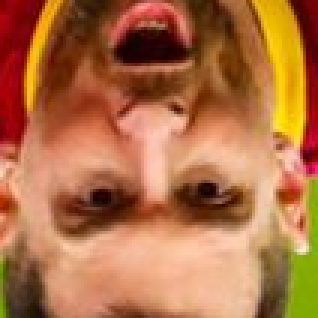
#> input picture test_images/messi2.jpg, 106 x 106 px (shown 3 times larger)
$ jupyter execute --allow-errors DataCleaning.ipynb   (shell and % lines are left out)
#> lines starting #> are read from the running program, lines starting #| are printed output that depends on the picture
[cell 1]
import numpy as np
import cv2
import matplotlib
from matplotlib import pyplot as plt

[cell 2]
import os

[cell 3]
os.listdir()

[cell 4]
'''
    read image from child folder of current
    directory
'''
img = cv2.imread('./test_images/messi2.jpg')
#> img is the input picture: shape (106, 106, 3); mean B, G, R 69.6, 112.2, 176.2
img.shape, img.ndim
#> Out = ((106, 106, 3), 3)

[cell 5]
plt.imshow(img)

[cell 6]
'''
    convert image to greyscale
'''
gray = cv2.cvtColor(img, cv2.COLOR_BGR2GRAY)
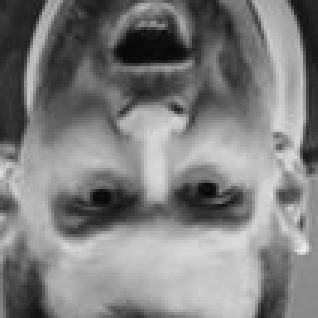
#> gray: shape (106, 106) (shown 3 times larger); min 7, max 238, mean 126.5
# gray scale image is 2d array
gray.shape, gray.ndim
#> Out = ((106, 106), 2)
# now the third dimension of channels have been removed

[cell 7]
# plotting gray scale image
plt.imshow(gray, cmap='gray')

[cell 8]
'''
    Now we are detecting face and eyes through pretrained model
    in opencv called harrcascade

    return type ->
    face cascade return 2d array where each array
    contains 4 elements
    x_axis, y_axis, width, height
'''

face_cascade = cv2.CascadeClassifier('./opencv_harr/haarcascades/haarcascade_frontalface_default.xml')
eye_cascade = cv2.CascadeClassifier('./opencv_harr/haarcascades/haarcascade_eye.xml')
face = face_cascade.detectMultiScale(gray, 1.3, 5)
#> face = ()
face

#> (a cell that did not finish here is left out)

[cell 10]
'''
    highlight face using cv2.rectangle
    @param1  image
    @param2 (x, y) -> start of image
    @param3 (w, h)
    @param4 (r, g, b) -> color code
    @param5 ->thickness of rectangle
'''
cv2.destroyAllWindows()
#> (the rest of this cell did not finish here and is left out)

[cell 11]
'''
    plot rectangle along face and eyes at once
'''
cv2.destroyAllWindows()
for (x, y, w, h) in face:
    face_img = cv2.rectangle(img,(x,y),(x+w,y+h),(255,0,0),2)
#     [rows,  cols] ->rowwise height and cols width
    face_region_gray = gray[y : y+h, x : x+w]
    face_region_color = face_img[y : y+h, x : x+w]
#     it will return eyes position
    eyes = eye_cascade.detectMultiScale(face_region_gray)

    for (e_X, e_Y, e_W, e_H) in eyes:
        cv2.rectangle(face_region_color, (e_X, e_Y), (e_X+e_W, e_Y+e_H),(0,0,255),2)
#> this loop made 0 passes

plt.figure()
#> (the rest of this cell did not finish here and is left out)

[cell 12]
'''
    show image inside red rectangle
'''
cv2.destroyAllWindows()
#> (the rest of this cell did not finish here and is left out)

[cell 13]
'''
    function to get cropped image back
'''
def getCroppedImage(imagePath):
    image = cv2.imread(imagePath)
    if image is not None:
        gray = cv2.cvtColor(image, cv2.COLOR_BGR2GRAY)
        faces_arr = face_cascade.detectMultiScale(gray, 1.3, 5)

        for (x, y, w, h) in faces_arr:
            face_gray = gray[y : y+h, x: x+w]
            face_color = image[y : y+h, x: x+w]
            eyes_arr = eye_cascade.detectMultiScale(face_gray)
    #         if more than 2 eyes are there than only return
            if(len(eyes_arr) >= 2):
                return face_color

[cell 14]
original_img = cv2.imread('./Dataset/modiji/modiji1.jpg')
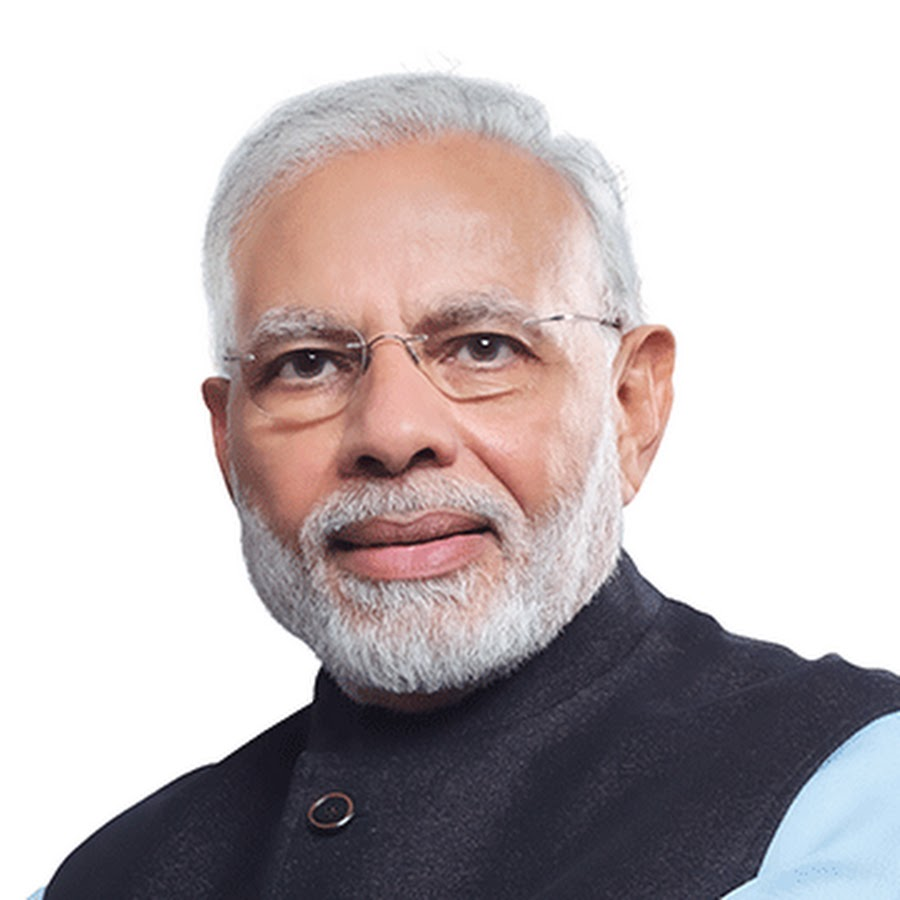
#> input picture Dataset/modiji/modiji1.jpg, 900 x 900 px
#> original_img is the input picture: shape (900, 900, 3); mean B, G, R 187.1, 185.8, 194.3
plt.imshow(original_img)

[cell 15]
croppedImage = getCroppedImage('./Dataset/modiji/modiji1.jpg')
#> in getCroppedImage, `gray = cv2.cvtColor(image, cv2.COLOR_BGR2GRAY)`:
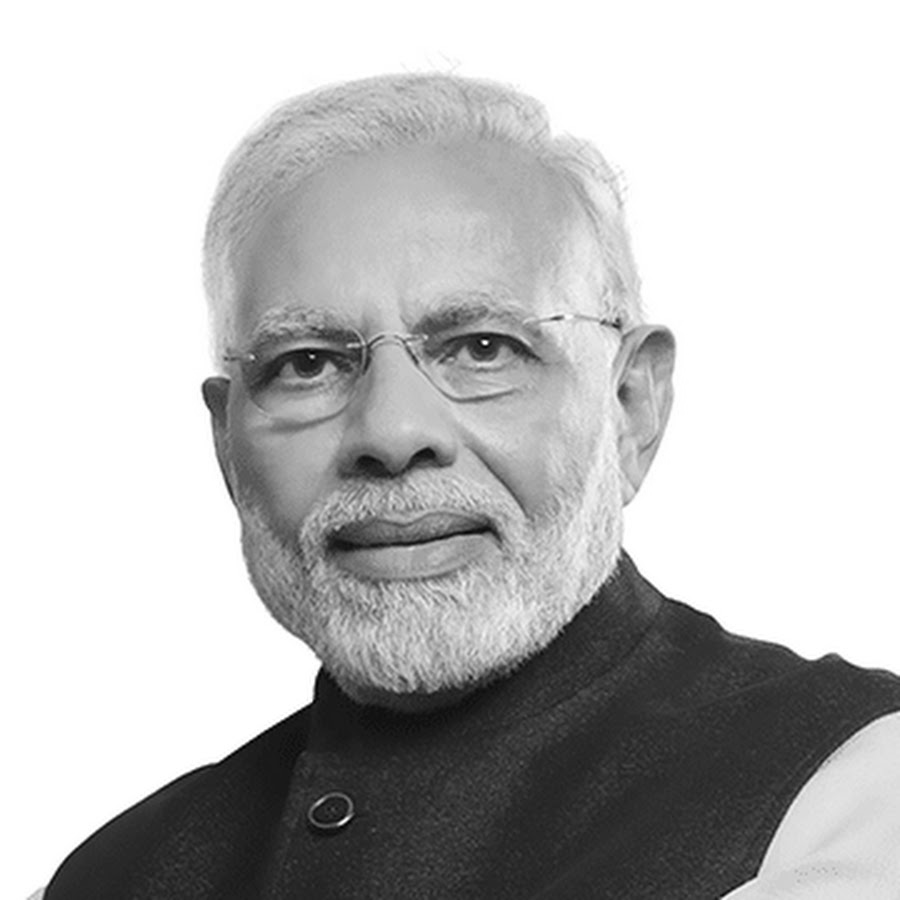
#> gray: shape (900, 900); min 1, max 255, mean 188.5
#> in getCroppedImage, `faces_arr = face_cascade.detectMultiScale(gray, 1.3, 5)`: faces_arr = [[159, 163, 486, 486]]
#> the loop in getCroppedImage, `for (x, y, w, h) in faces_arr:` made 1 pass
#> (x, y, w, h, eyes_arr) on pass 1: (159, 163, 486, 486, [[266, 131, 113, 113], [100, 163, 87, 87]])
#> pass 1, in getCroppedImage, `face_gray = gray[y : y+h, x: x+w]`:
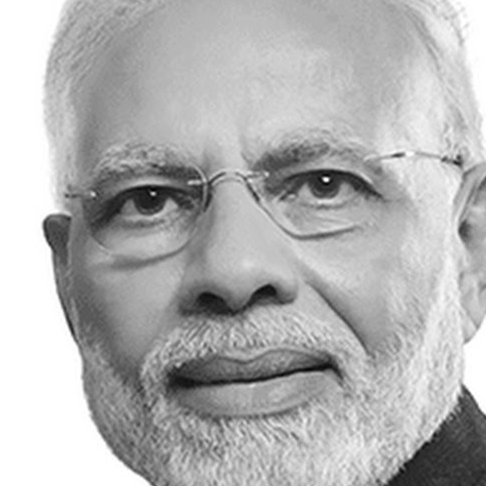
#> face_gray: shape (486, 486); min 1, max 255, mean 178.8
#> pass 1, in getCroppedImage, `face_color = image[y : y+h, x: x+w]`:
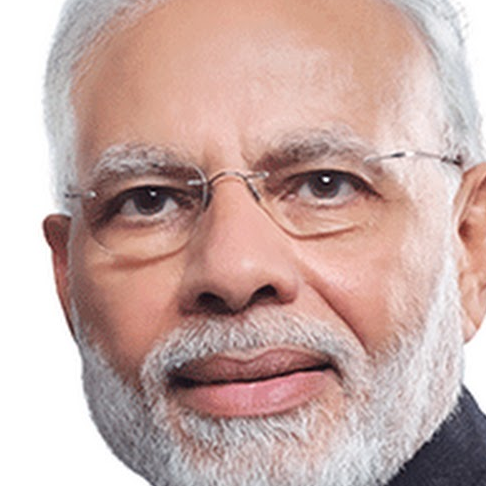
#> face_color: shape (486, 486, 3); mean B, G, R 165.3, 170.9, 199.4
plt.imshow(croppedImage)

[cell 16]
# it will not give output as 2 eyes are not clearly visible
eye_not_visible = getCroppedImage('./test_images/maria26.jpg')
#| None
#> (the rest of this cell did not finish here and is left out)

[cell 17]
# path to dataset folder
datasetPath = './Dataset/'
#> datasetPath = './Dataset/'
croppedFolderPath = './Dataset/cropped/'

[cell 18]
imgFolders = []
for entry in os.scandir(datasetPath):
    if entry.is_dir():
        imgFolders.append(entry.path)

[cell 19]
imgFolders
#> Out = ['./Dataset/MsDhoni', './Dataset/modiji']

[cell 20]
import shutil
# if croppedFolder exist first delete then create
if os.path.exists(croppedFolderPath):
    shutil.rmtree(croppedFolderPath)

os.mkdir(croppedFolderPath)

[cell 21]
'''
    Generate images inside cropped folder
    with respective folder name
'''
cropImageFolder = []
celebrityFileNamesDict = {}

# traverse through image folders
for imgFolder in imgFolders:
    count = 1
#     split folder name using '/'
#     and take last element of array which is name
    celebrityName = imgFolder.split('/')[-1]
#> celebrityName = 'MsDhoni'
    print(celebrityName)
#| MsDhoni

#     map celebrity name with array
#     we can use it to insert images inside single folder
    celebrityFileNamesDict[celebrityName] = []

    for entry in os.scandir(imgFolder):
        face_color = getCroppedImage(entry.path)
#> call 3 of getCroppedImage, with imagePath = './Dataset/MsDhoni/dhoni125.jpg'
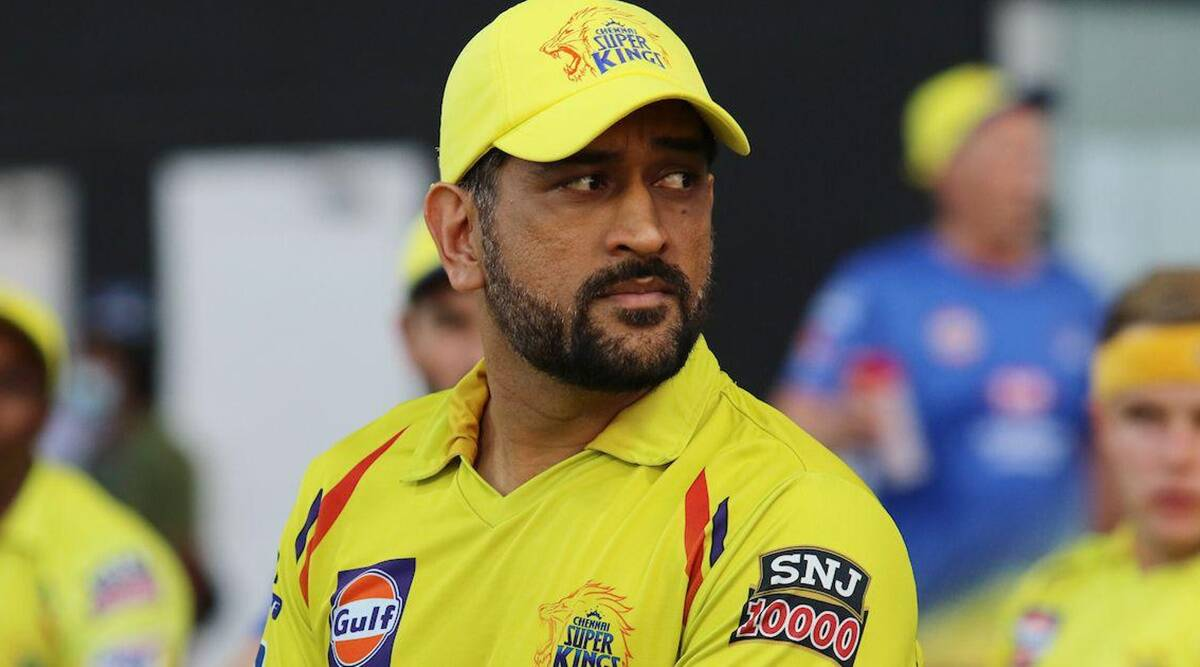
#> input picture Dataset/MsDhoni/dhoni125.jpg, 1200 x 667 px
#> in getCroppedImage, image is the input picture: shape (667, 1200, 3); mean B, G, R 93, 125.8, 129.4
#> in getCroppedImage (call 3), `gray = cv2.cvtColor(image, cv2.COLOR_BGR2GRAY)`:
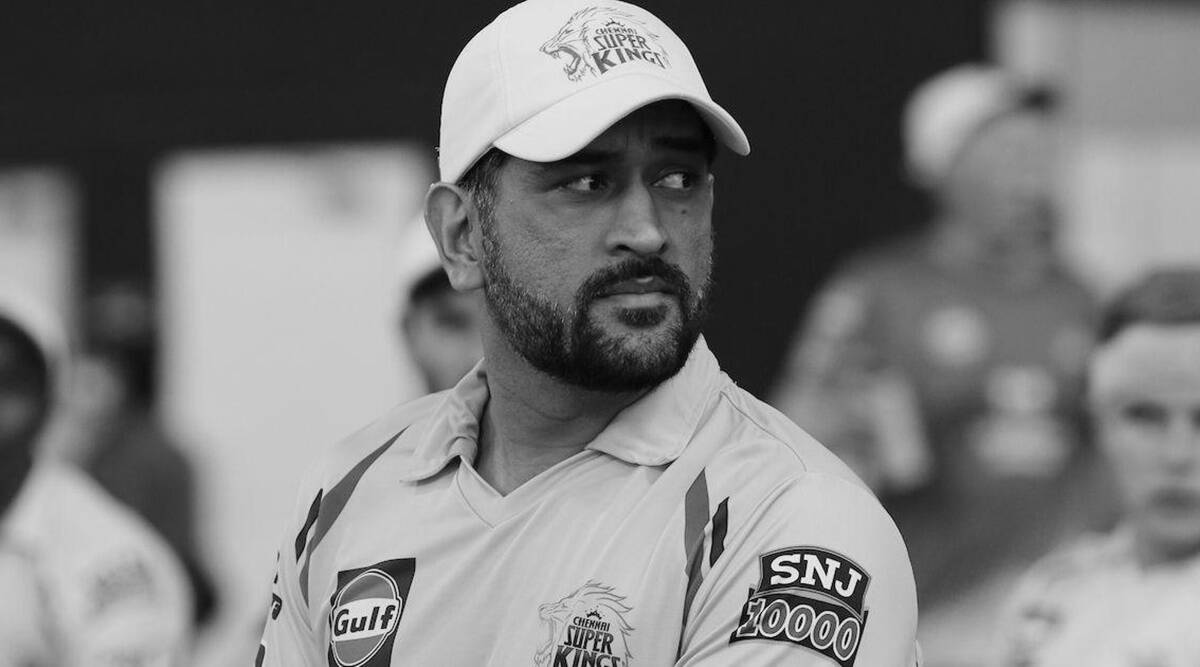
#> gray: shape (667, 1200); min 0, max 255, mean 123.1
#> in getCroppedImage (call 3), `faces_arr = face_cascade.detectMultiScale(gray, 1.3, 5)`: faces_arr = ()
        if face_color is not None:
            croppedFolder = croppedFolderPath + celebrityName
            if not os.path.exists(croppedFolder):
                os.makedirs(croppedFolder)
#                 print(face)
                cropImageFolder.append(croppedFolder)
                print("Generating cropped images in folder: ", croppedFolder)

            croppedFileName = celebrityName + str(count) + ".png"
            croppedFilePath = croppedFolder + "/" + croppedFileName
            cv2.imwrite(croppedFilePath, face_color)
            celebrityFileNamesDict[celebrityName].append(croppedFilePath)
            count += 1

**After above step we have created images and now we have to manually delete the obstructed images**

<h2 style='color:red'>Feature extraction using pywavelet transform </h2>

[cell 22]
import pywt

def wavelet_transform(img, mode='haar', level=1):
    imArray = img
    #Datatype conversions
    #convert to grayscale
    imArray = cv2.cvtColor( imArray,cv2.COLOR_RGB2GRAY )
    #convert to float
    imArray =  np.float32(imArray)
    imArray /= 255;
    # compute coefficients
    coeffs=pywt.wavedec2(imArray, mode, level=level)

    #Process Coefficients
    coeffs_H=list(coeffs)
    coeffs_H[0] *= 0;

    # reconstruction
    imArray_H=pywt.waverec2(coeffs_H, mode);
    imArray_H *= 255;
    imArray_H =  np.uint8(imArray_H)

    return imArray_H

#> (a cell that did not finish here is left out)

[cell 24]
'''
    Now we will check the celebrity dictionary
    it contains celebrity name:-> list of images with path
'''
celebrityFileNamesDict

### Data Augumentation

[cell 25]
def flip_img(image, flag):
#     horizontal flip
    if flag:
        return cv2.flip(image, 1)
#     vertical flip
    else:
        return cv2.flip(image, 0)

[cell 26]
DIR = './Dataset/cropped/'
imagesPath = []

for child in os.scandir(DIR):
    imagesPath.append(child.path +'/')


# imagesPath
for folder in imagesPath:
    cnt = 99
    for img in os.scandir(folder):
#         print(img.path)
        img = cv2.imread(img.path)
        if img is not None:
            vertical_flip = flip_img(img, 0)
            horizontal_flip = flip_img(img, 1)
    #             print(folder)
            cv2.imwrite(folder + str(cnt)+'.png', vertical_flip)
            cnt += 1
            cv2.imwrite(folder + str(cnt)+ '.png', horizontal_flip)
            cnt += 1

imagesPath

#> (a cell that did not finish here is left out)

### Rename all files using rename script

[cell 28]
# add augumented images to celebrity File Names Dictionary
li = []
for folder in imagesPath:
    imageList = []
    for img in os.scandir(folder):
        imageList.append(img.path)
    print("folder name : " ,folder)
    key = folder.split('/')[-2]
    celebrityFileNamesDict[key] = imageList
    li.append(key)
print(li)

[cell 29]
celebrityFileNamesDict

***Now represent celebrity names to differnt classes (integers)***

[cell 30]
classes = {}
cnt = 0
for name in celebrityFileNamesDict.keys():
    classes[name] = cnt
    cnt += 1
classes

[cell 31]
'''
    creating X and Y training sets
'''
X = []
y = []
# 1st loop iterate to ditionary
for name, imagesList in celebrityFileNamesDict.items():
#     this loop iterate to each list associated with name
    for train_img in imagesList:
        img = cv2.imread(train_img)
#         we have deleted some images manually so some images are not available
        if img is not None:
    #         for training classifiter we need images of same size
            resized_raw = cv2.resize(img, (28, 28))
    #         wavelet image
            img_wave = wavelet_transform(img, 'db1', 5)
    #         resize image according to same image
            resized_wavelet = cv2.resize(img_wave, (28, 28))
    #         vertically stack both images
    #         it will give shape = (28*28*3 + 28*28, 1)
            mergedImg = np.vstack((resized_raw.reshape(28*28*3, 1), resized_wavelet.reshape(28*28, 1)))
            X.append(mergedImg)
            '''
                We can append mergedImg array directly to X but
                we cannot append directly as name is not integer
                So, convert names to classes
            '''
            y.append(classes[name])

[cell 32]
# convert array to numpy array as float datatype
X = np.array(X).reshape(len(X), len(X[0])).astype(float)
X.shape
#> Out = (1, 3136)
